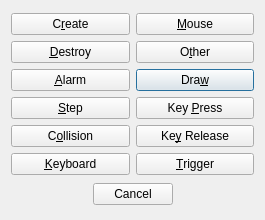
<?xml version="1.0" encoding="UTF-8"?>
<ui version="4.0">
 <class>AddEventDialog</class>
 <widget class="QDialog" name="AddEventDialog">
  <property name="geometry">
   <rect>
    <x>0</x>
    <y>0</y>
    <width>265</width>
    <height>220</height>
   </rect>
  </property>
  <property name="windowTitle">
   <string>Choose the Event to Add</string>
  </property>
  <layout class="QVBoxLayout" name="verticalLayout" stretch="1,0">
   <item>
    <layout class="QGridLayout" name="gridLayout">
     <item row="2" column="1">
      <widget class="QPushButton" name="pushButtonDraw">
       <property name="text">
        <string>Dra&amp;w</string>
       </property>
      </widget>
     </item>
     <item row="0" column="1">
      <widget class="QPushButton" name="pushButtonMouse">
       <property name="text">
        <string>&amp;Mouse</string>
       </property>
      </widget>
     </item>
     <item row="4" column="1">
      <widget class="QPushButton" name="pushButtonKeyRelease">
       <property name="text">
        <string>Ke&amp;y Release</string>
       </property>
      </widget>
     </item>
     <item row="2" column="0">
      <widget class="QPushButton" name="pushButtonAlarm">
       <property name="text">
        <string>&amp;Alarm</string>
       </property>
      </widget>
     </item>
     <item row="3" column="0">
      <widget class="QPushButton" name="pushButtonStep">
       <property name="text">
        <string>&amp;Step</string>
       </property>
       <property name="icon">
        <iconset resource="../resources.qrc">
         <normaloff>:/qtgameengine/icons/event-step.png</normaloff>:/qtgameengine/icons/event-step.png</iconset>
       </property>
      </widget>
     </item>
     <item row="0" column="0">
      <widget class="QPushButton" name="pushButtonCreate">
       <property name="text">
        <string>C&amp;reate</string>
       </property>
       <property name="icon">
        <iconset resource="../resources.qrc">
         <normaloff>:/qtgameengine/icons/event-create.png</normaloff>:/qtgameengine/icons/event-create.png</iconset>
       </property>
      </widget>
     </item>
     <item row="1" column="1">
      <widget class="QPushButton" name="pushButtonOther">
       <property name="text">
        <string>O&amp;ther</string>
       </property>
      </widget>
     </item>
     <item row="4" column="0">
      <widget class="QPushButton" name="pushButtonCollision">
       <property name="text">
        <string>C&amp;ollision</string>
       </property>
      </widget>
     </item>
     <item row="1" column="0">
      <widget class="QPushButton" name="pushButtonDestroy">
       <property name="text">
        <string>&amp;Destroy</string>
       </property>
       <property name="icon">
        <iconset resource="../resources.qrc">
         <normaloff>:/qtgameengine/icons/event-destroy.png</normaloff>:/qtgameengine/icons/event-destroy.png</iconset>
       </property>
      </widget>
     </item>
     <item row="3" column="1">
      <widget class="QPushButton" name="pushButtonKeyPress">
       <property name="text">
        <string>Key &amp;Press</string>
       </property>
      </widget>
     </item>
     <item row="5" column="0">
      <widget class="QPushButton" name="pushButtonKeyboard">
       <property name="text">
        <string>&amp;Keyboard</string>
       </property>
      </widget>
     </item>
     <item row="5" column="1">
      <widget class="QPushButton" name="pushButtonTrigger">
       <property name="text">
        <string>&amp;Trigger</string>
       </property>
      </widget>
     </item>
    </layout>
   </item>
   <item>
    <widget class="QDialogButtonBox" name="buttonBox">
     <property name="standardButtons">
      <set>QDialogButtonBox::Cancel</set>
     </property>
     <property name="centerButtons">
      <bool>true</bool>
     </property>
    </widget>
   </item>
  </layout>
 </widget>
 <resources>
  <include location="../resources.qrc"/>
 </resources>
 <connections>
  <connection>
   <sender>buttonBox</sender>
   <signal>accepted()</signal>
   <receiver>AddEventDialog</receiver>
   <slot>accept()</slot>
   <hints>
    <hint type="sourcelabel">
     <x>132</x>
     <y>196</y>
    </hint>
    <hint type="destinationlabel">
     <x>132</x>
     <y>108</y>
    </hint>
   </hints>
  </connection>
  <connection>
   <sender>buttonBox</sender>
   <signal>rejected()</signal>
   <receiver>AddEventDialog</receiver>
   <slot>reject()</slot>
   <hints>
    <hint type="sourcelabel">
     <x>132</x>
     <y>196</y>
    </hint>
    <hint type="destinationlabel">
     <x>132</x>
     <y>108</y>
    </hint>
   </hints>
  </connection>
 </connections>
</ui>
